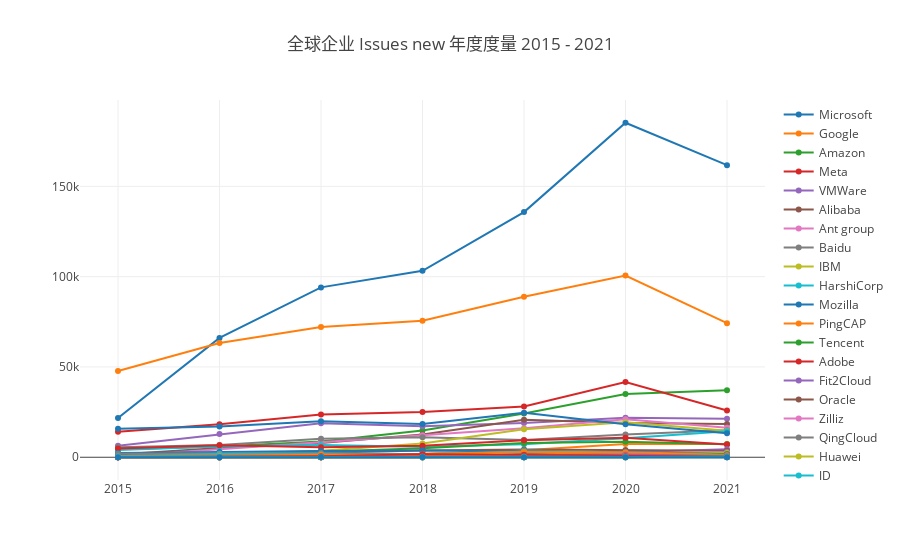

The code cell stored with this chart in its notebook:
### Markdown cell above
#### Issues New

Issues new 是一个来自 CHAOSS 的指标，请参考 https://chaoss.community/metric-issues-new/ 。

### Code cell
var startYear = 2015, startMonth = 1, endYear = 2021, endMonth = 12, x = [];
for (let y = startYear; y <= endYear; y++) x.push(`${y}`);
openDigger.metric.chaoss.issuesNew({ labelIntersect: ['Company'], startYear, startMonth, endYear, endMonth, groupBy: 'Company', groupTimeRange: 'year', limit: -1 }).then(data => {
    console.log(`公司 ${data[0].name} 的 Issues New 度量的创建比例为 ${JSON.stringify(data[0].ratio)}`);
    openDigger.render.plotly(data.filter(row => row.name != 'Others').map(row => {
        return {
            x,
            y: row.count,
            mode: 'scatter',
            name: row.name
        };
    }), {title: `全球企业 Issues new 年度度量 ${startYear} - ${endYear}`, xaxis: {type: 'category'}});
});

### Figure 1 — Plotly figure (JSON) as saved in the notebook; plotly's stock layout.template omitted (floating-point values rounded to 4 significant figures)
{"data": [{"mode": "scatter", "name": "Microsoft", "x": ["2015", "2016", "2017", "2018", "2019", "2020", "2021"], "y": ["21689", "66085", "94056", "103244", "135739", "185216", "161741"]}, {"mode": "scatter", "name": "Google", "x": ["2015", "2016", "2017", "2018", "2019", "2020", "2021"], "y": ["47761", "63235", "72145", "75606", "88910", "100646", "74262"]}, {"mode": "scatter", "name": "Amazon", "x": ["2015", "2016", "2017", "2018", "2019", "2020", "2021"], "y": ["4400", "5971", "8670", "14785", "24284", "35067", "37047"]}, {"mode": "scatter", "name": "Meta", "x": ["2015", "2016", "2017", "2018", "2019", "2020", "2021"], "y": ["14152", "18226", "23732", "25058", "28067", "41604", "25865"]}, {"mode": "scatter", "name": "VMWare", "x": ["2015", "2016", "2017", "2018", "2019", "2020", "2021"], "y": ["6425", "12825", "18867", "17149", "18916", "21866", "21336"]}, {"mode": "scatter", "name": "Alibaba", "x": ["2015", "2016", "2017", "2018", "2019", "2020", "2021"], "y": ["1512", "5072", "7823", "12609", "20776", "18988", "18445"]}, {"mode": "scatter", "name": "Ant group", "x": ["2015", "2016", "2017", "2018", "2019", "2020", "2021"], "y": ["568", "4528", "8312", "12204", "16115", "21029", "16349"]}, {"mode": "scatter", "name": "Baidu", "x": ["2015", "2016", "2017", "2018", "2019", "2020", "2021"], "y": ["5560", "6821", "10222", "11136", "9595", "12571", "14901"]}, {"mode": "scatter", "name": "IBM", "x": ["2015", "2016", "2017", "2018", "2019", "2020", "2021"], "y": ["295", "1632", "3656", "7626", "15546", "19380", "14648"]}, {"mode": "scatter", "name": "HarshiCorp", "x": ["2015", "2016", "2017", "2018", "2019", "2020", "2021"], "y": ["4017", "5991", "6714", "5772", "7170", "10494", "14418"]}, {"mode": "scatter", "name": "Mozilla", "x": ["2015", "2016", "2017", "2018", "2019", "2020", "2021"], "y": ["15722", "16985", "19946", "18380", "24640", "18211", "13266"]}, {"mode": "scatter", "name": "PingCAP", "x": ["2015", "2016", "2017", "2018", "2019", "2020", "2021"], "y": ["220", "838", "1504", "1918", "3818", "7316", "7315"]}, {"mode": "scatter", "name": "Tencent", "x": ["2015", "2016", "2017", "2018", "2019", "2020", "2021"], "y": ["75", "699", "3008", "4939", "7850", "8534", "7173"]}, {"mode": "scatter", "name": "Adobe", "x": ["2015", "2016", "2017", "2018", "2019", "2020", "2021"], "y": ["4873", "6641", "5574", "6355", "9452", "10798", "7021"]}, {"mode": "scatter", "name": "Fit2Cloud", "x": ["2015", "2016", "2017", "2018", "2019", "2020", "2021"], "y": ["0", "149", "507", "835", "1128", "2739", "4394"]}, {"mode": "scatter", "name": "Oracle", "x": ["2015", "2016", "2017", "2018", "2019", "2020", "2021"], "y": ["917", "1215", "2436", "3735", "4223", "4012", "3605"]}, {"mode": "scatter", "name": "Zilliz", "x": ["2015", "2016", "2017", "2018", "2019", "2020", "2021"], "y": ["0", "0", "0", "0", "683", "1921", "2766"]}, {"mode": "scatter", "name": "QingCloud", "x": ["2015", "2016", "2017", "2018", "2019", "2020", "2021"], "y": ["1", "20", "172", "231", "1729", "2240", "2530"]}, {"mode": "scatter", "name": "Huawei", "x": ["2015", "2016", "2017", "2018", "2019", "2020", "2021"], "y": ["13", "40", "439", "332", "1294", "1693", "2318"]}, {"mode": "scatter", "name": "JD", "x": ["2015", "2016", "2017", "2018", "2019", "2020", "2021"], "y": ["0", "0", "9", "1712", "3709", "2750", "1850"]}, {"mode": "scatter", "name": "Netflix", "x": ["2015", "2016", "2017", "2018", "2019", "2020", "2021"], "y": ["2298", "2952", "3483", "3719", "3241", "2887", "1679"]}, {"mode": "scatter", "name": "Youzan", "x": ["2015", "2016", "2017", "2018", "2019", "2020", "2021"], "y": ["0", "28", "504", "1809", "3015", "2760", "1533"]}, {"mode": "scatter", "name": "ByteDance", "x": ["2015", "2016", "2017", "2018", "2019", "2020", "2021"], "y": ["0", "15", "0", "43", "305", "645", "1466"]}, {"mode": "scatter", "name": "Vesoft", "x": ["2015", "2016", "2017", "2018", "2019", "2020", "2021"], "y": ["0", "0", "0", "0", "448", "541", "1377"]}, {"mode": "scatter", "name": "Didi", "x": ["2015", "2016", "2017", "2018", "2019", "2020", "2021"], "y": ["0", "0", "195", "512", "1525", "1290", "1108"]}, {"mode": "scatter", "name": "Salesforce", "x": ["2015", "2016", "2017", "2018", "2019", "2020", "2021"], "y": ["218", "967", "645", "1129", "1550", "1201", "1058"]}, {"mode": "scatter", "name": "EMQ", "x": ["2015", "2016", "2017", "2018", "2019", "2020", "2021"], "y": ["0", "0", "1", "226", "827", "1483", "1040"]}, {"mode": "scatter", "name": "Guojusoft", "x": ["2015", "2016", "2017", "2018", "2019", "2020", "2021"], "y": ["0", "0", "0", "0", "0", "0", "936"]}, {"mode": "scatter", "name": "DCloud", "x": ["2015", "2016", "2017", "2018", "2019", "2020", "2021"], "y": ["93", "117", "113", "230", "1156", "1239", "887"]}, {"mode": "scatter", "name": "Databricks", "x": ["2015", "2016", "2017", "2018", "2019", "2020", "2021"], "y": ["426", "890", "639", "742", "1072", "852", "784"]}, {"mode": "scatter", "name": "StarRocks", "x": ["2015", "2016", "2017", "2018", "2019", "2020", "2021"], "y": ["0", "0", "0", "0", "0", "0", "756"]}, {"mode": "scatter", "name": "Deepin", "x": ["2015", "2016", "2017", "2018", "2019", "2020", "2021"], "y": ["37", "321", "716", "1442", "3001", "931", "741"]}, {"mode": "scatter", "name": "TAOS Data", "x": ["2015", "2016", "2017", "2018", "2019", "2020", "2021"], "y": ["0", "0", "0", "0", "699", "1080", "697"]}, {"mode": "scatter", "name": "Juejin", "x": ["2015", "2016", "2017", "2018", "2019", "2020", "2021"], "y": ["70", "598", "1578", "1348", "882", "578", "667"]}, {"mode": "scatter", "name": "Xiaomi", "x": ["2015", "2016", "2017", "2018", "2019", "2020", "2021"], "y": ["106", "111", "711", "703", "1233", "1589", "607"]}, {"mode": "scatter", "name": "Netease", "x": ["2015", "2016", "2017", "2018", "2019", "2020", "2021"], "y": ["195", "191", "262", "936", "1430", "777", "589"]}, {"mode": "scatter", "name": "WeBank", "x": ["2015", "2016", "2017", "2018", "2019", "2020", "2021"], "y": ["0", "0", "0", "6", "697", "710", "580"]}, {"mode": "scatter", "name": "PayPal", "x": ["2015", "2016", "2017", "2018", "2019", "2020", "2021"], "y": ["1972", "2014", "2324", "1662", "963", "564", "533"]}, {"mode": "scatter", "name": "Merico", "x": ["2015", "2016", "2017", "2018", "2019", "2020", "2021"], "y": ["0", "0", "0", "0", "0", "0", "494"]}, {"mode": "scatter", "name": "Bilibili", "x": ["2015", "2016", "2017", "2018", "2019", "2020", "2021"], "y": ["614", "1845", "1701", "903", "789", "426", "324"]}, {"mode": "scatter", "name": "CTrip", "x": ["2015", "2016", "2017", "2018", "2019", "2020", "2021"], "y": ["3", "52", "255", "723", "982", "537", "273"]}, {"mode": "scatter", "name": "360", "x": ["2015", "2016", "2017", "2018", "2019", "2020", "2021"], "y": ["298", "637", "1451", "1111", "1066", "809", "266"]}, {"mode": "scatter", "name": "Oneflow", "x": ["2015", "2016", "2017", "2018", "2019", "2020", "2021"], "y": ["0", "0", "0", "0", "0", "193", "257"]}, {"mode": "scatter", "name": "Meituan", "x": ["2015", "2016", "2017", "2018", "2019", "2020", "2021"], "y": ["175", "151", "523", "1643", "1220", "564", "213"]}, {"mode": "scatter", "name": "KodeRover", "x": ["2015", "2016", "2017", "2018", "2019", "2020", "2021"], "y": ["0", "0", "0", "0", "0", "0", "125"]}, {"mode": "scatter", "name": "RedHat", "x": ["2015", "2016", "2017", "2018", "2019", "2020", "2021"], "y": ["0", "0", "0", "90", "74", "164", "72"]}, {"mode": "scatter", "name": "Qunar", "x": ["2015", "2016", "2017", "2018", "2019", "2020", "2021"], "y": ["0", "0", "0", "13", "202", "54", "47"]}, {"mode": "scatter", "name": "Vipshop", "x": ["2015", "2016", "2017", "2018", "2019", "2020", "2021"], "y": ["4", "91", "316", "401", "350", "127", "46"]}, {"mode": "scatter", "name": "Bytebase", "x": ["2015", "2016", "2017", "2018", "2019", "2020", "2021"], "y": ["0", "0", "0", "0", "0", "0", "34"]}, {"mode": "scatter", "name": "Douban", "x": ["2015", "2016", "2017", "2018", "2019", "2020", "2021"], "y": ["87", "153", "104", "42", "23", "43", "17"]}, {"mode": "scatter", "name": "Linux China", "x": ["2015", "2016", "2017", "2018", "2019", "2020", "2021"], "y": ["23", "21", "192", "101", "24", "10", "7"]}], "layout": {"autosize": true, "title": {"text": "全球企业 Issues new 年度度量 2015 - 2021"}, "xaxis": {"autorange": true, "range": [-0.3698, 6.37], "type": "category"}, "yaxis": {"autorange": true, "range": [-15280.0, 200500.0], "type": "linear"}}}
